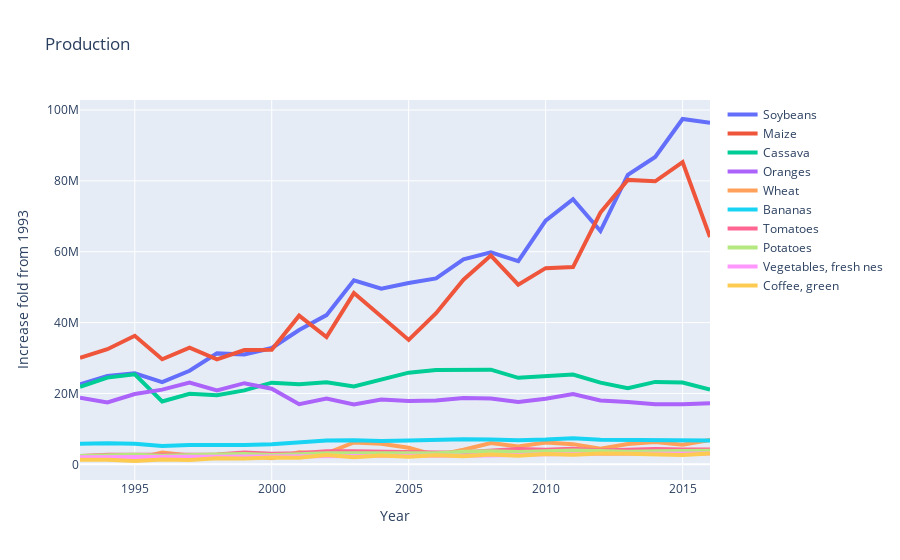

Here is the notebook cell this chart was saved with:
### Code cell
import plotly.graph_objects as go
years = [str(year) for year in range(1993, 2017)] 
fig = go.Figure()
items = df_prod_brazil['Item']
for i in range(0, 10):
    fig.add_trace(go.Scatter(x=years, y= df_prod_brazil.iloc[i][years], mode='lines', name=items[i], line = dict(width=4)))
fig.update_layout(title='Production',
                   xaxis_title='Year',
                   yaxis_title='Increase fold from 1993')
